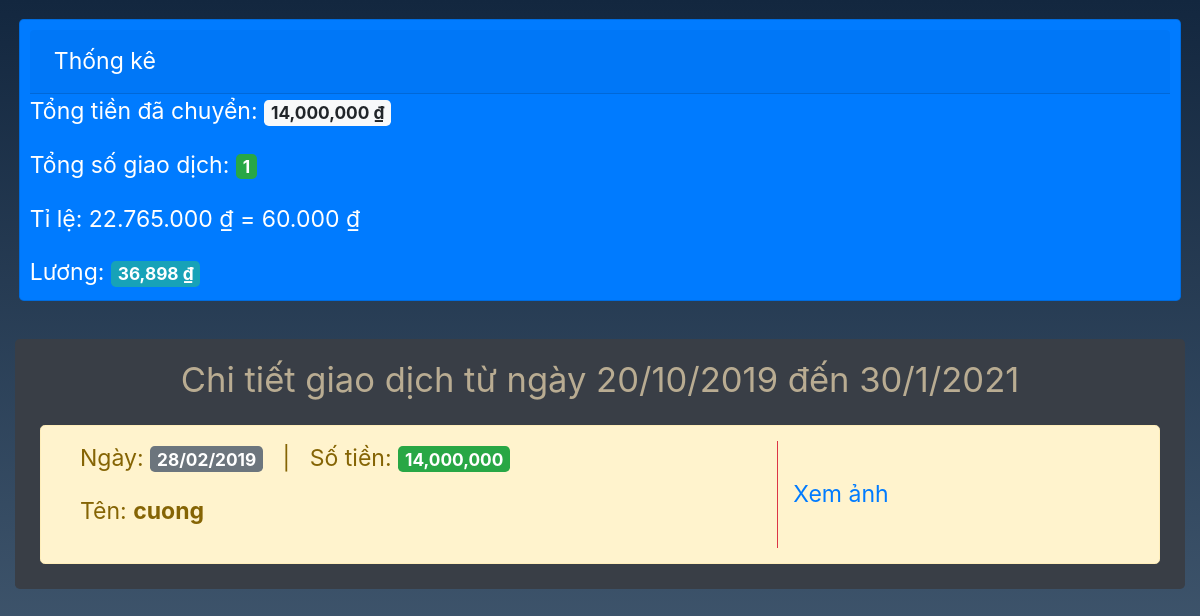
Before: / with the older database file.
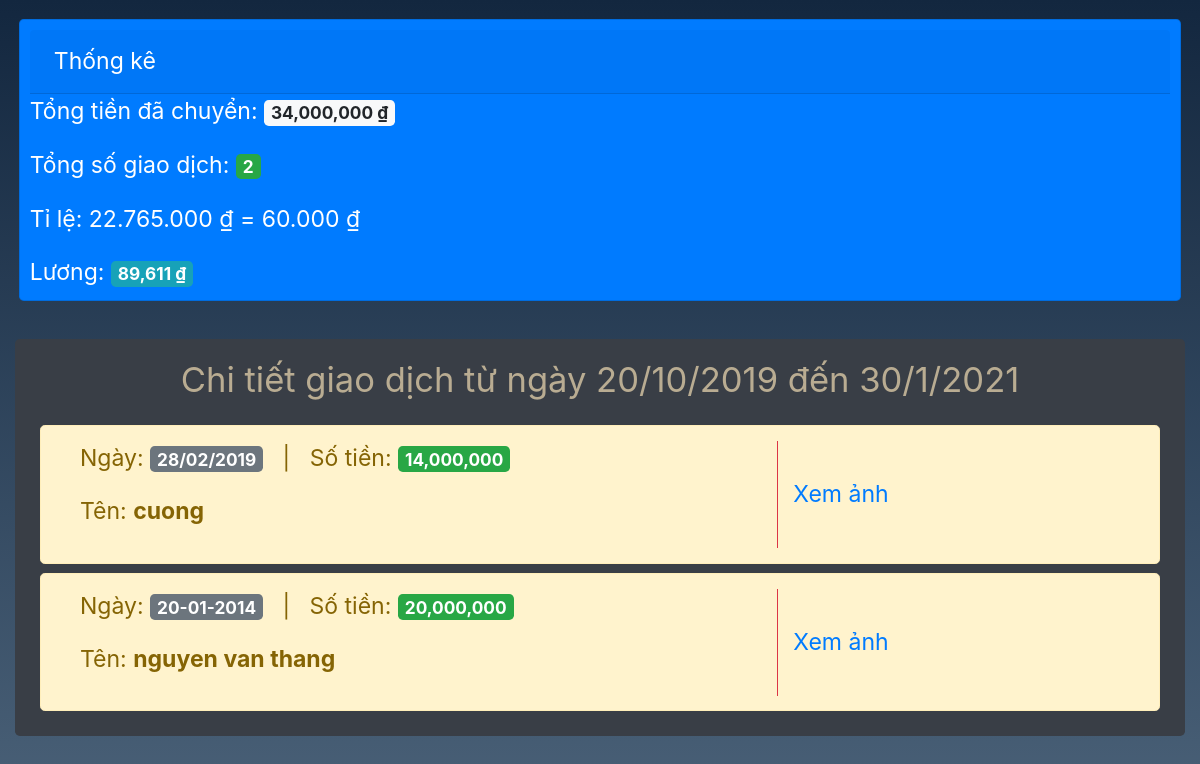
After: the same page with the newer database file.
### main/models.py (models this page shows, shortened)
class Bill(models.Model):
    id = models.AutoField(primary_key=True)
    name = models.CharField(max_length=200)
    money = models.IntegerField()
    date = models.CharField(max_length=200)
    url_image = models.CharField(max_length=1000)
    image = models.FileField()

### main/views.py (the view)
# urls.py: 2. Add a URL to urlpatterns:  path('', views.home, name='home')
def home(request):
    listBill = list(Bill.objects.all())
    sorted(listBill, key=lambda d: d.id,reverse=True)
    t = int(sum(int(m.money) for m in listBill))
    s = int((t*60000)//22765000)
    total = t
    salary = s
    return render(request,'app/body.html',{
        'bills':listBill,
        'total':total,
        'salary':salary
    })

### main/templatetags/functions.py (called while the page is built)
def parseMoney(value):
    moneyS = str(value)
    res = ""
    cnt = 0
    for i in reversed(range(len(moneyS))):
        res+=moneyS[i]
        cnt+=1
        if cnt == 3 and i!=0:
            res+=","
            cnt = 0
    return res[::-1]

### main/templates/app/body.html (shortened to what this page needs)
{% extends 'app/header.html' %}
{% load static %}
{% load functions %}
{% block content %}
<div class="container-fluid">
    <div class="row justify-content-center p-3">
        <div class="w-100 card text-white bg-primary mb-3 p-2 rounded-lg">
            <div class="card-header w-100 " style="align-self:center;">Thống kê</div>
            <div class="body d-flex flex-column">
                <p class="card-text">Tổng tiền đã chuyển: <span class="badge badge-light">{{total|parseMoney}} &#8363;</span></p>
                <p class="card-text">Tổng số giao dịch: <span class="badge badge-success">{{bills|length}}</span></p>
                <p>Tỉ lệ: 22.765.000 &#8363; = 60.000 &#8363;</p>
                <p class="card-text">Lương: <span class="badge badge-info">{{salary|parseMoney}} &#8363;</span></p>
            </div>
        </div>
    </div>
    <div class="container-fluid alert mb-3" style="background-color:#393e46;color:#b9ac92;" role="alert">
        <div class="row justify-content-center">
            <p style="font-size:1.8rem;">Chi tiết giao dịch từ ngày 20/10/2019 đến 30/1/2021</p>
        </div>
        <div class="container-fluid p-0 m-0" >
            {% for bill in bills %}
                <div class="row alert alert-warning w-100 m-0 mb-2" role="alert">
                    <div class="col-8 border-right border-danger">
                        <p>Ngày: <span class="badge badge-secondary">{{bill.date}}</span> &nbsp; | &nbsp; Số tiền: <span class="badge badge-success">{{bill.money|parseMoney}}</span></p>
                        <p>Tên: <span style="font-weight:bold;">{{bill.name}}</span></p>
                    </div>
                    <div class="col-4 align-content-center">
                        <a href="#"  onclick="listenClickModel('myModal','myImg','img01','{{bill.url_image}}')">Xem ảnh</a>
                    </div>
                </div>
            {% endfor %}
        </div>
    </div>
    </div>
{% endblock content %}

Changed rows visible on the page:
added Bill: date "20-01-2014", money|parseMoney "20,000,000", name "nguyen van thang"
Other visible differences:
{{ total|parseMoney }}: "14,000,000" → "34,000,000"
{{ bills|length }}: "1" → "2"
{{ salary|parseMoney }}: "36,898" → "89,611"
